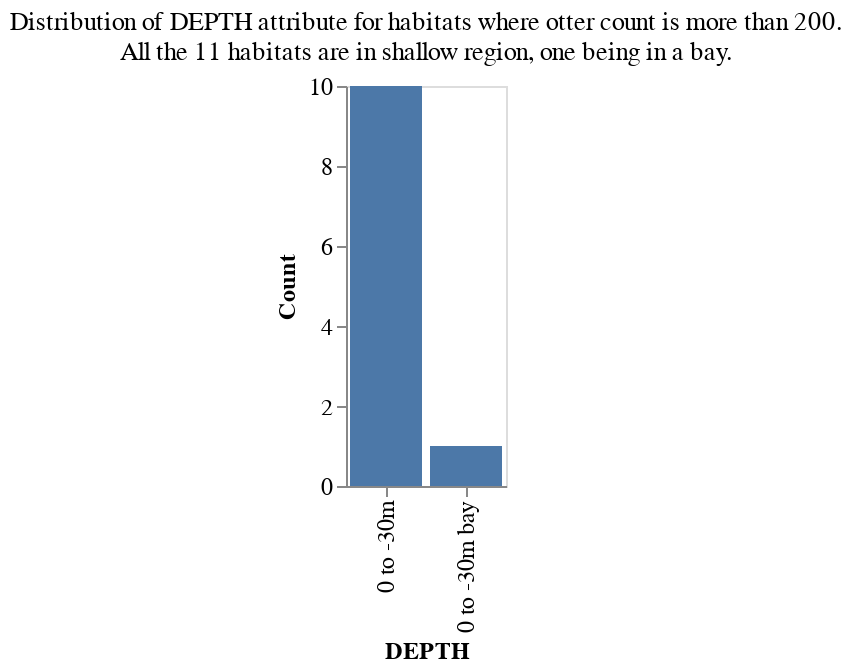

The code cell stored with this chart in its notebook:
### Code cell
habitat_properties = habitat_properties_given_min_otter(hab_groups,threshold=200)
hab_prop_df = pd.DataFrame(habitat_properties.groupby('DEPTH').DEPTH.count())
hab_prop_df.columns = ['Count']
hab_prop_df.reset_index(inplace=True)

title = 'Distribution of DEPTH attribute for habitats where otter count is more than 200.:\
All the 11 habitats are in shallow region, one being in a bay.'
depth_distribution_plot(hab_prop_df,title)

### Figure 1 — Vega-Lite specification as saved in the notebook (floating-point values rounded to 4 significant figures)
{"config": {"view": {"continuousWidth": 400, "continuousHeight": 300}, "axis": {"grid": false, "labelFontSize": 12, "titleFontSize": 12}, "legend": {"labelFontSize": 12, "titleFontSize": 12}, "title": {"fontSize": 13, "fontWeight": "normal"}}, "data": {"name": "data-0550f11521cb337e81cc6081ff0b8c90"}, "mark": "bar", "encoding": {"x": {"type": "nominal", "field": "DEPTH"}, "y": {"type": "quantitative", "field": "Count"}}, "height": 200, "title": {"text": ["Distribution of DEPTH attribute for habitats where otter count is more than 200.", "All the 11 habitats are in shallow region, one being in a bay."]}, "width": {"step": 40}, "$schema": "https://vega.github.io/schema/vega-lite/v4.8.1.json", "datasets": {"data-0550f11521cb337e81cc6081ff0b8c90": [{"DEPTH": "0 to -30m", "Count": 10}, {"DEPTH": "0 to -30m bay", "Count": 1}]}}
